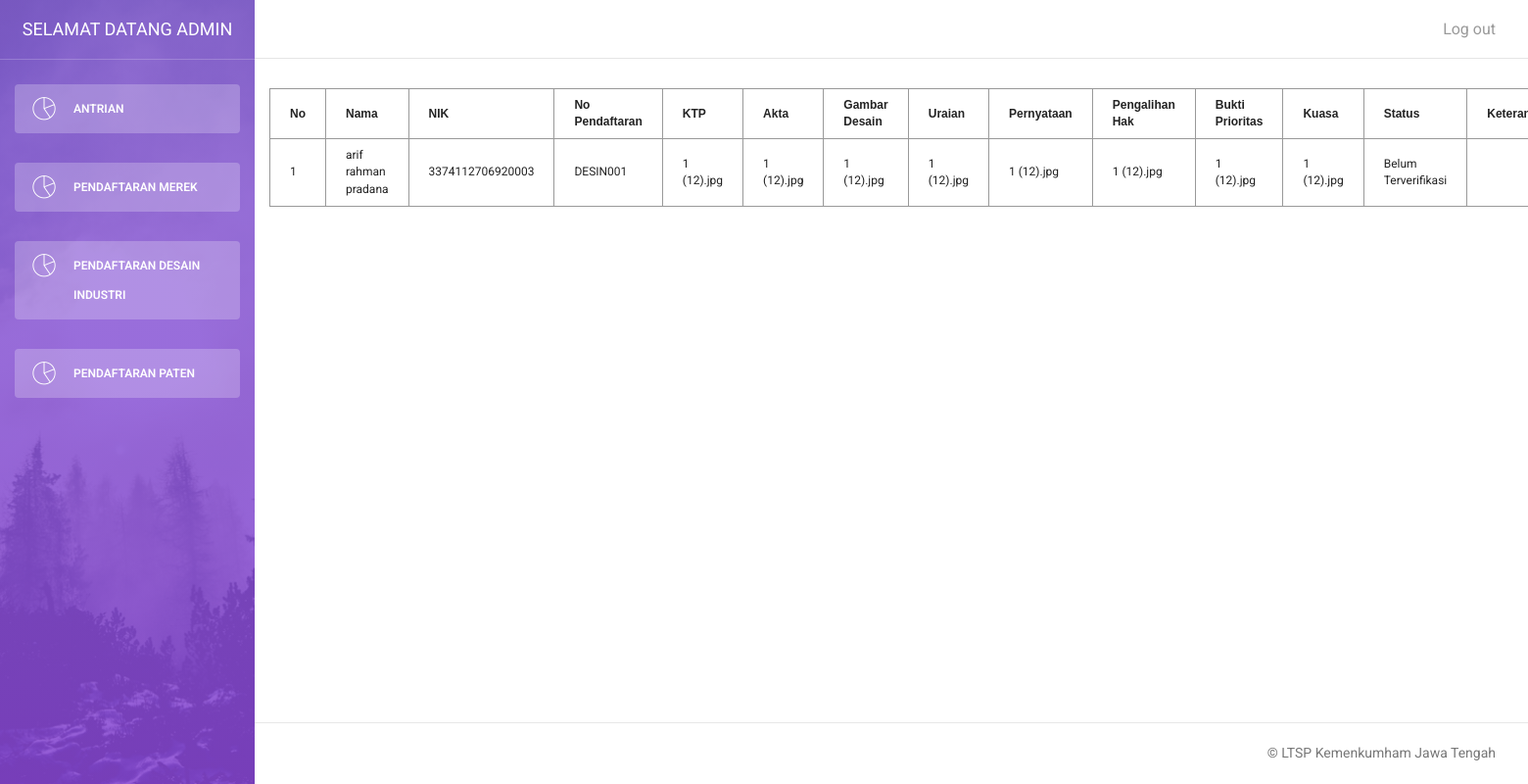
The page /admin/daftardesin.php on the database its author committed.
### tables this page shows
CREATE TABLE `daftardi` (
  `id_di` int(11) NOT NULL,
  `namalengkap` varchar(200) NOT NULL,
  `nik` varchar(20) NOT NULL,
  `alamat` varchar(200) NOT NULL,
  `no_telepon` varchar(15) NOT NULL,
  `jenis_layanan` varchar(20) NOT NULL,
  `no_pendaftaran` varchar(10) NOT NULL,
  `ktp` varchar(200) NOT NULL,
  `akta` varchar(100) NOT NULL,
  `gambardi` varchar(100) NOT NULL,
  `uraiandi` varchar(100) NOT NULL,
  `suratpernyataan` varchar(100) NOT NULL,
  `pengalihanhak` varchar(100) NOT NULL,
  `buktiprioritas` varchar(100) NOT NULL,
  `kuasa` varchar(100) NOT NULL,
  `status1` varchar(100) NOT NULL,
  `keterangan` varchar(250) NOT NULL
);

### admin/daftardesin.php (the view, shortened to what this page needs)
<!doctype html>
<html lang="en">
<head>
    <link href="assets/css/bootstrap.min.css" rel="stylesheet" />
    <link href="assets/css/animate.min.css" rel="stylesheet"/>
    <link href="assets/css/light-bootstrap-dashboard.css?v=1.4.0" rel="stylesheet"/>
    <link href="assets/css/demo.css" rel="stylesheet" />
    <link rel="stylesheet" type="text/css" href="assets/css/style.css">
    <link href="http://maxcdn.bootstrapcdn.com/font-awesome/4.2.0/css/font-awesome.min.css" rel="stylesheet">
    <link href="assets/css/pe-icon-7-stroke.css" rel="stylesheet" />
    <link rel="stylesheet" type="text/css" href="http://code.jquery.com/ui/1.12.1/themes/smoothness/jquery-ui.css">
    <link href="https://unpkg.com/gijgo@1.9.13/css/gijgo.min.css" rel="stylesheet" type="text/css" />
</head>
<body>
<div class="wrapper">
    <div class="sidebar" data-color="purple" data-image="assets/img/sidebar-5.jpg">
        <div class="sidebar-wrapper">
            <div class="logo">
                <a href="#" class="simple-text">
                    Selamat Datang Admin
                </a>
            </div>
            <ul class="nav">
                <li class="active">
                    <a href="antrian.php">
                        <i class="pe-7s-graph"></i>
                        <p>Antrian</p>
                    </a>
                </li>
            </ul>
            <ul class="nav">
                <li class="active">
                    <a href="daftarmerek.php">
                        <i class="pe-7s-graph"></i>
                        <p>Pendaftaran Merek</p>
                    </a>
                </li>
            </ul>
            <ul class="nav">
                <li class="active">
                    <a href="daftardesin.php">
                        <i class="pe-7s-graph"></i>
                        <p>Pendaftaran Desain Industri</p>
                    </a>
                </li>
            </ul>
            <ul class="nav">
                <li class="active">
                    <a href="daftarpaten.php">
                        <i class="pe-7s-graph"></i>
                        <p>Pendaftaran Paten</p>
                    </a>
                </li>
            </ul>
        </div>
    </div>
    <div class="main-panel">
        <nav class="navbar navbar-default navbar-fixed">
            <div class="container-fluid">
                <div class="collapse navbar-collapse">
                    <ul class="nav navbar-nav navbar-right">
                        <li>
                            <a href="./logout.php">
                                <p>Log out</p>
                            </a>
                        </li>
                    </ul>
                </div>
            </div>
        </nav>
        <div class="content">
            <div class="container-fluid">
                <div class="row">
                    <form action="" method="post">
                        <table border="1" cellpadding="0" cellspacing="0">
        <div class="content">
            <div class="container-fluid">
                <div class="row">
                    <?php
                        $koneksi = mysqli_connect('localhost', 'root', '', 'antrian') or die ('Database tidak ditemukan');
                        $query = mysqli_query($koneksi,"SELECT * FROM daftardi ORDER BY id_di ASC");
                    ?>
                    <form action="" method="post">
                        <table border="1" cellpadding="0" cellspacing="0" class="table1">
                            <tr>
                                <th>No</th>
                                <th>Nama</th>
                                <th>NIK</th>
                                <th>No Pendaftaran</th>
                                <th>KTP</th>
                                <th>Akta</th>
                                <th>Gambar Desain</th>
                                <th>Uraian</th>
                                <th>Pernyataan</th>
                                <th>Pengalihan Hak</th>
                                <th>Bukti Prioritas</th>
                                <th>Kuasa</th>
                                <th>Status</th>
                                <th>Keterangan </th>
                            </tr>
                            <?php if(mysqli_num_rows($query)>0){ ?>
                            <?php
                                $no = 1;
                                while($data = mysqli_fetch_array($query)){
                            ?>
                            <tr>
                                <td><?php echo $no ?></td>
                                <td><?php echo $data["namalengkap"];?></td>
                                <td><?php echo $data["nik"];?></td>
                                <td><?php echo $data["no_pendaftaran"];?></td>
                                <td><?php echo $data["ktp"];?></td>
                                <td><?php echo $data["akta"];?></td>
                                <td><?php echo $data["gambardi"];?></td>
                                <td><?php echo $data["uraiandi"];?></td>
                                <td><?php echo $data["suratpernyataan"];?></td>
                                <td><?php echo $data["pengalihanhak"];?></td>
                                <td><?php echo $data["buktiprioritas"];?></td>
                                <td><?php echo $data["kuasa"];?></td>
                                <td><?php echo $data["status1"];?></td>
                                <td><?php echo $data["keterangan"];?></td>
                            </tr>
                            <?php $no++; } ?>
                            <?php } ?>
                        </table>
                    </form>
                </div>
            </div>
        </div>
        <footer class="footer">
            <div class="container-fluid">
                <p class="copyright pull-right">
                    &copy; LTSP Kemenkumham Jawa Tengah
                </p>
            </div>
        </footer>
    </div>
</div>
</body>
</html>

### admin/assets/css/style.css (style rules this page uses)
body { background: #ffffff; }
.table1 { font-family: sans-serif; font-size: 12px; color: #232323; border-collapse: collapse; }
.table1, th, td { border: 1px solid #999; padding: 8px 20px; }

### rows shown on the page
daftardi: namalengkap "arif rahman pradana", nik "3374112706920003", no_pendaftaran "DESIN001", ktp "1 (12).jpg", akta "1 (12).jpg", gambardi "1 (12).jpg", uraiandi "1 (12).jpg", suratpernyataan "1 (12).jpg", pengalihanhak "1 (12).jpg", buktiprioritas "1 (12).jpg", kuasa "1 (12).jpg", status1 "Belum Terverifikasi"
